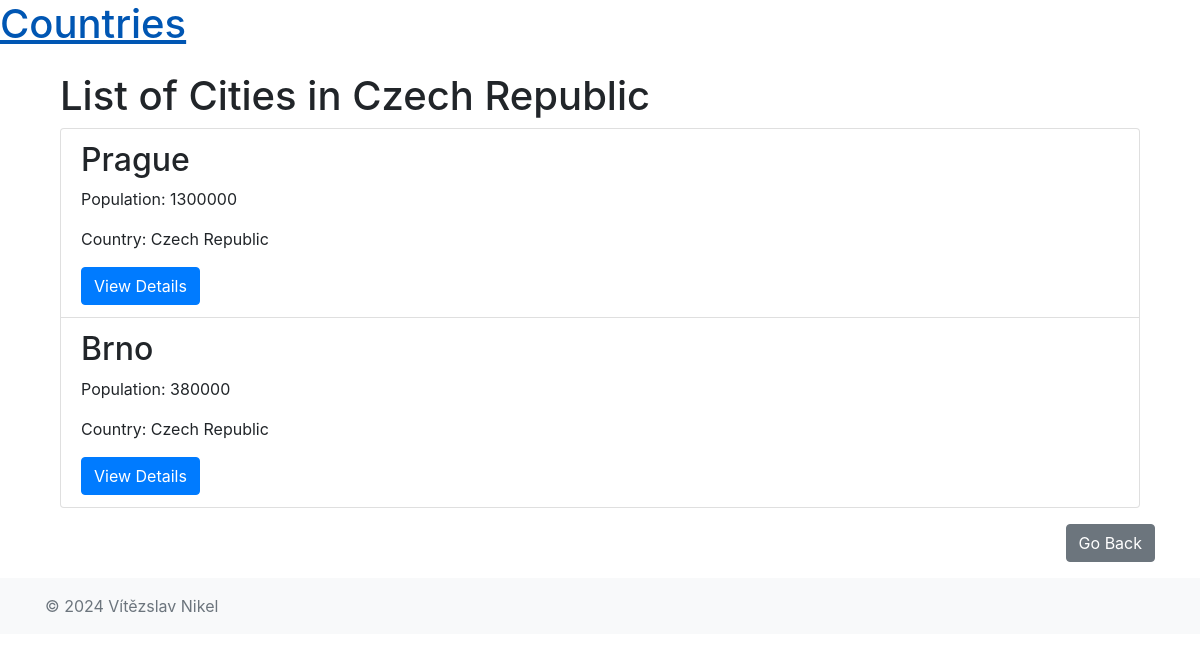
/countries/1/cities/, run on the app's committed database.
### countries/models.py (models this page shows, shortened)
class Country(models.Model):
    name = models.CharField(max_length=100, verbose_name='Country Name')
    population = models.IntegerField(verbose_name='Population')
    area = models.FloatField(verbose_name='Area')
    def custom_upload(instance, filename):
        return f'flags/{instance.name}.png'
    flag = models.ImageField(upload_to=custom_upload, default='default_flag.png', verbose_name='Flag')
    class Meta:
        verbose_name = 'Country'
        verbose_name_plural = 'Countries'

class City(models.Model):
    name = models.CharField(max_length=100, verbose_name='City Name')
    country = models.ForeignKey(Country, on_delete=models.CASCADE, related_name='cities', verbose_name='Country')
    population = models.IntegerField(verbose_name='Population')
    class Meta:
        verbose_name = 'City'
        verbose_name_plural = 'Cities'

### countries/views.py (the view)
# urls.py: path('<int:country_pk>/cities/', CityListView.as_view(), name='city_list'),
class CityListView(ListView):
    template_name = 'countries/city_list.html'
    context_object_name = 'cities'
    def get_queryset(self):
        self.country = get_object_or_404(Country, pk=self.kwargs['country_pk'])
        return City.objects.filter(country=self.country)
    def get_context_data(self, **kwargs):
        context = super().get_context_data(**kwargs)
        context['country'] = self.country
        return context

### countries/templates/countries/city_list.html
{% extends 'base.html' %}
{% block content %}
<div class="container mt-4">
    <h1>List of Cities in {{ country.name }}</h1>
    <ul class="list-group">
        {% for city in cities %}
        <li class="list-group-item">
            <h2>{{ city.name }}</h2>
            <p>Population: {{ city.population }}</p>
            <p>Country: {{ city.country.name }}</p>
            <a href="{% url 'countries:city_detail' country_pk=city.country.pk pk=city.pk %}" class="btn btn-primary">View Details</a>
        </li>
        {% empty %}
        <li class="list-group-item">
            No cities found.
        </li>
        {% endfor %}
    </ul>
</div>
{% endblock %}

### data on the page
Country: name "Czech Republic"
City: name "Prague", population "1300000", country.name "Czech Republic"
City: name "Brno", population "380000", country.name "Czech Republic"
